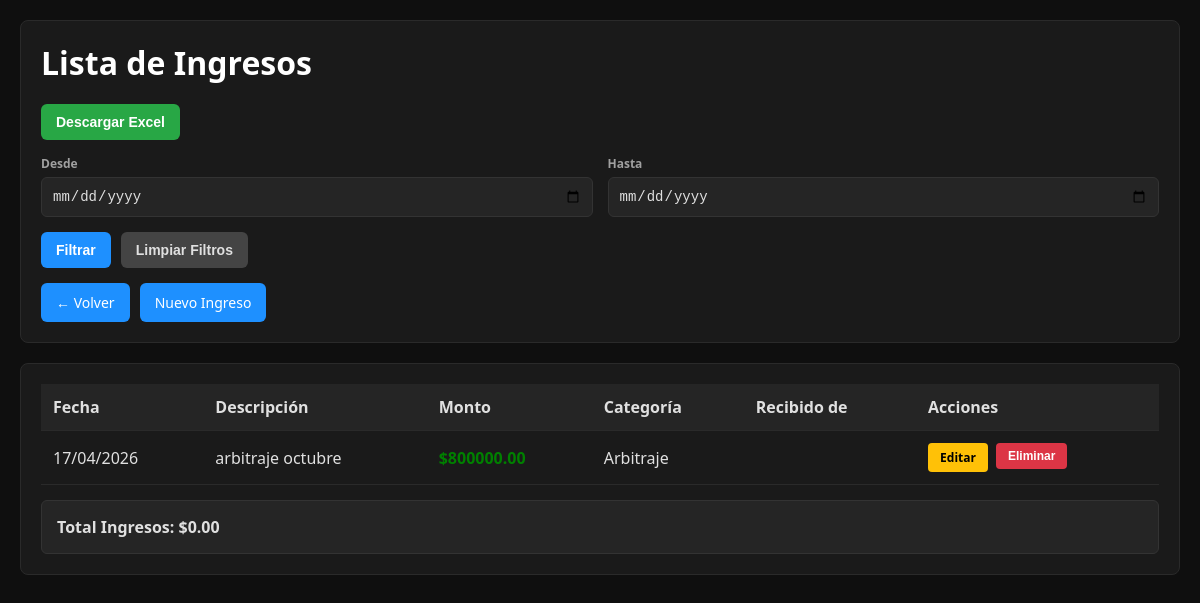
The app's page /ingreso/listar (signed in) with its own data.
### models.py (models this page shows)
class Ingreso(db.Model):
    __tablename__ = 'ingreso'
    id = db.Column(db.Integer, primary_key=True)
    descripcion = db.Column(db.String(200), nullable=False)
    monto = db.Column(db.Float, nullable=False)
    fecha = db.Column(db.Date, nullable=False)
    usuario_id = db.Column(db.Integer, db.ForeignKey('usuario.id'), nullable=False)
    categoria_id = db.Column(db.Integer, db.ForeignKey('categoria.id'))
    fecha_creacion = db.Column(db.DateTime, default=datetime.utcnow)
    categoria = db.relationship('Categoria', backref='ingresos')

class Categoria(db.Model):
    __tablename__ = 'categoria'
    id = db.Column(db.Integer, primary_key=True)
    nombre = db.Column(db.String(100), nullable=False)
    tipo = db.Column(db.String(20), nullable=False)  # 'gasto' o 'ingreso'
    usuario_id = db.Column(db.Integer, db.ForeignKey('usuario.id'), nullable=False)
    fecha_creacion = db.Column(db.DateTime, default=datetime.utcnow)

### app.py (the view)
@app.route('/ingreso/listar')
@login_required
def listar_ingresos():
    fecha_inicio = request.args.get('fecha_inicio')
    fecha_fin = request.args.get('fecha_fin')
    ingresos = Ingreso.query.filter_by(usuario_id=current_user.id).order_by(Ingreso.fecha.desc()).all()
    if fecha_inicio:
        fecha_inicio_obj = datetime.strptime(fecha_inicio, '%Y-%m-%d').date()
        ingresos = [i for i in ingresos if i.fecha >= fecha_inicio_obj]
    if fecha_fin:
        fecha_fin_obj = datetime.strptime(fecha_fin, '%Y-%m-%d').date()
        ingresos = [i for i in ingresos if i.fecha <= fecha_fin_obj]
    return render_template('listar_ingresos.html', ingresos=ingresos)

### app.py (called while the page is built, shortened)
@login_manager.user_loader
def load_user(user_id):
    return Usuario.query.get(int(user_id))

@app.before_request
def crear_tablas():
    db.create_all()

@app.before_request
def debug_request():
    if request.path == '/nueva-categoria' and request.method == 'POST':
        print(f"\n{'='*50}")
        print(f"NUEVA PETICION A /nueva-categoria")
        print(f"Method: {request.method}")
        print(f"X-Requested-With: {request.headers.get('X-Requested-With')}")
        print(f"{'='*50}\n")

### templates/listar_ingresos.html (shortened to what this page needs)
<!DOCTYPE html>
<html>
<head>
</head>
<body>
    <div class="container">
        <header>
            <h1>Lista de Ingresos</h1>
                <div style="display: flex; gap: 10px; flex-wrap: wrap; margin-bottom: 15px;">
                    <button type="button" class="btn btn-exportar" onclick="abrirModalIngresos()" style="border: none; cursor: pointer; padding: 10px 15px; border-radius: 6px;">Descargar Excel</button>
                </div>
            <div class="filtros">
                <form method="GET" style="display: contents;">
                    <div class="filtro-grupo">
                        <label>Desde</label>
                        <input type="date" name="fecha_inicio" value="{{ request.args.get('fecha_inicio', '') }}">
                    </div>
                    <div class="filtro-grupo">
                        <label>Hasta</label>
                        <input type="date" name="fecha_fin" value="{{ request.args.get('fecha_fin', '') }}">
                    </div>
                </form>
            </div>
            <div class="botones-filtro">
                <form method="GET" style="display: contents;">
                    <button type="submit" class="btn btn-filtrar">Filtrar</button>
                </form>
                <button type="button" class="btn btn-limpiar" onclick="window.location.href='/ingreso/listar'">Limpiar Filtros</button>
            </div>
            <div class="menu" style="margin-top: 15px;">
                <a href="{{ url_for('dashboard') }}">← Volver</a>
                <a href="{{ url_for('nuevo_ingreso') }}">Nuevo Ingreso</a>
            </div>
        </header>
        <div class="tabla-container">
            {% if ingresos %}
                <table>
                    <thead>
                        <tr>
                            <th>Fecha</th>
                            <th>Descripción</th>
                            <th>Monto</th>
                            <th>Categoría</th>
                            <th>Recibido de</th>
                            <th>Acciones</th>
                        </tr>
                    </thead>
                    <tbody>
                        {% set total = 0 %}
                        {% for ingreso in ingresos %}
                            {% set total = total + ingreso.monto %}
                            <tr>
                                <td>{{ ingreso.fecha.strftime('%d/%m/%Y') }}</td>
                                <td>{{ ingreso.descripcion }}</td>
                                <td><strong style="color: green;">${{ "%.2f"|format(ingreso.monto) }}</strong></td>
                                <td>{{ ingreso.categoria.nombre }}</td>
                                <td>{{ ingreso.recibido_de }}</td>
                                <td>
                                    <div class="acciones">
                                        <a href="{{ url_for('editar_ingreso', id=ingreso.id) }}" class="btn-editar">Editar</a>
                                        <form method="POST" action="{{ url_for('eliminar_ingreso', id=ingreso.id) }}" style="display: inline;">
                                            <button type="submit" class="btn-eliminar" onclick="return confirm('¿Estás seguro de eliminar este ingreso?')">Eliminar</button>
                                        </form>
                                    </div>
                                </td>
                            </tr>
                        {% endfor %}
                    </tbody>
                </table>
                <div class="total">
                    Total Ingresos: ${{ "%.2f"|format(total) }}
                </div>
            {% endif %}
        </div>
    </div>
</body>
</html>

### templates/listar_ingresos.html (style rules this page uses)
* { margin: 0; padding: 0; box-sizing: border-box; }
* { scrollbar-color: #1e90ff #0f0f0f; scrollbar-width: thin; }
body { font-family: 'Segoe UI', Tahoma, Geneva, Verdana, sans-serif; background: #0f0f0f; color: #e0e0e0; min-height: 100vh; padding: 20px; }
.container { max-width: 1200px; margin: 0 auto; }
header { background: #1a1a1a; padding: 20px; border-radius: 8px; margin-bottom: 20px; border: 1px solid #2a2a2a; }
h1 { color: #fff; margin-bottom: 20px; }
.filtros { display: grid; grid-template-columns: repeat(auto-fit, minmax(200px, 1fr)); gap: 15px; margin-bottom: 15px; }
.filtro-grupo { display: flex; flex-direction: column; }
.filtro-grupo label { font-size: 12px; color: #a0a0a0; margin-bottom: 5px; font-weight: 600; }
.filtro-grupo input { padding: 10px; border: 1px solid #333; border-radius: 6px; font-size: 14px; background: #252525; color: #e0e0e0; transition: 0.3s; }
.botones-filtro { display: flex; gap: 10px; margin-top: 15px; }
.btn { padding: 10px 15px; border: none; border-radius: 6px; font-size: 14px; font-weight: 600; cursor: pointer; transition: 0.3s; }
.btn-filtrar { background: #1e90ff; color: white; }
.btn-limpiar { background: #444; color: #e0e0e0; }
.btn-exportar { background: #28a745; color: white; text-decoration: none; }
.menu { display: flex; gap: 10px; flex-wrap: wrap; margin-top: 15px; }
.menu a { padding: 10px 15px; background: #1e90ff; color: white; text-decoration: none; border-radius: 6px; font-size: 14px; transition: 0.3s; }
.tabla-container { background: #1a1a1a; padding: 20px; border-radius: 8px; border: 1px solid #2a2a2a; overflow-x: auto; }
table { width: 100%; border-collapse: collapse; }
th, td { padding: 12px; text-align: left; border-bottom: 1px solid #2a2a2a; }
th { background: #252525; color: #e0e0e0; font-weight: 600; }
.acciones { display: flex; gap: 8px; flex-wrap: wrap; }
.btn-editar, .btn-eliminar { padding: 6px 12px; border: none; border-radius: 4px; cursor: pointer; font-size: 12px; font-weight: 600; transition: 0.3s; text-decoration: none; display: inline-block; }
.btn-editar { background: #ffc107; color: #000; }
.btn-eliminar { background: #dc3545; color: white; border: none; }
.total { background: #252525; padding: 15px; border-radius: 6px; margin-top: 15px; font-weight: 600; color: #e0e0e0; border: 1px solid #333; }

### records on screen
Ingreso: fecha "17/04/2026", descripcion "arbitraje octubre", monto "800000.00", categoria.nombre "Arbitraje"

### other values on screen
{{ "%.2f"|format(total) }} "0.00"
